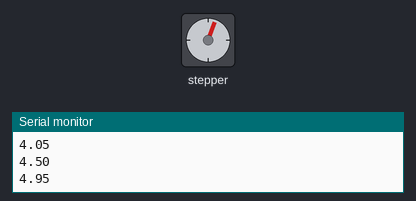
The sketch below on a simulated Arduino Uno, built with avr-gcc and run on an emulated ATmega328P. On the bench: stepper motor, the last lines printed to the serial monitor. Wiring (inferred from the names in the program): stepper motor driver (200 steps per turn assumed): step pin 5; direction pin 6.

Above: at 1.17 s.
At 3.69 s:
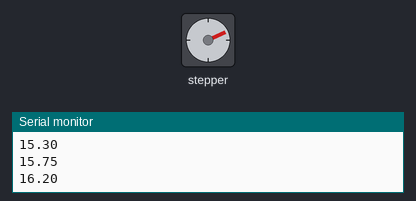
At 6.32 s:
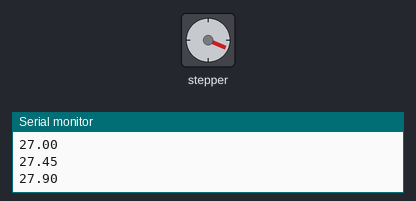
At 11.5 s:
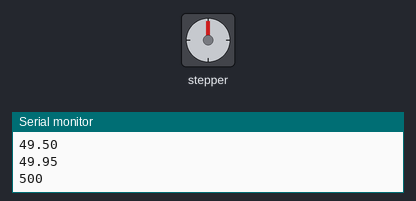
Timing chart, 0 to 13.0 s (numbered marks = the images above):
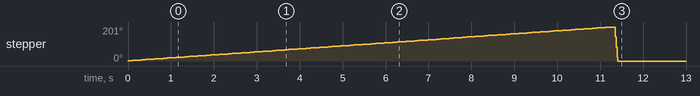

The sketch:

3d_stepper.ino
```cpp
int dir = 6;  // direction, clockwise or counter clockwise
int stp = 5;  // step command

int del=200;  // delay between each loop, determines the speed of the motor
float angle = 0;  // the current angle is held in this
int angleEnd=50; // the furthest angle that the motor will turn to

 int pass = 0;// the number of times that the scanner has spun in each direction
int repeat = 2; // the number of times the scanner will turn in eech direction. Repeat of 2 returns it to it's starting position

void setup(){
  Serial.begin(9600);
  pinMode(dir, OUTPUT);
  pinMode(stp, OUTPUT);
  digitalWrite(dir,LOW);
  digitalWrite(stp,LOW);
  pass=1;
}

void loop(){
  if(pass==1){
  digitalWrite(dir, HIGH); // setting the steppers direction
  delay(10);
for(angle=0;angle<=angleEnd;angle=angle+(1.8/4)){
   digitalWrite(stp, HIGH);  // Start telling the stepper driver to take a step
    delayMicroseconds(300);   // tell it for a bit longer...
    digitalWrite(stp, LOW);
    delayMicroseconds(300);// stop telling it so take a step
    Serial.println(angle);
    delay(100);
}
digitalWrite(dir,LOW);
delay(10);
Serial.println(500);
for(angle=0;angle<=angleEnd;angle=angle+(1.8/4)){
   digitalWrite(stp, HIGH);  // Start telling the stepper driver to take a step
    delayMicroseconds(300);   // tell it for a bit longer...
    digitalWrite(stp, LOW);
    delayMicroseconds(300);// stop telling it so take a step
}
  pass++;
  }else{
    delay(100);
  }

}
```

Measured:
- by itself, stepper: turns 201° clockwise in 11.2 s, then 201° counter-clockwise in 0.07 s
